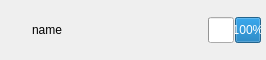
<?xml version="1.0" encoding="UTF-8"?>
<ui version="4.0">
 <class>itemWidget</class>
 <widget class="QWidget" name="itemWidget">
  <property name="geometry">
   <rect>
    <x>0</x>
    <y>0</y>
    <width>266</width>
    <height>60</height>
   </rect>
  </property>
  <property name="sizePolicy">
   <sizepolicy hsizetype="Minimum" vsizetype="Preferred">
    <horstretch>0</horstretch>
    <verstretch>0</verstretch>
   </sizepolicy>
  </property>
  <property name="minimumSize">
   <size>
    <width>150</width>
    <height>36</height>
   </size>
  </property>
  <property name="maximumSize">
   <size>
    <width>1065</width>
    <height>16777215</height>
   </size>
  </property>
  <property name="windowTitle">
   <string>file item</string>
  </property>
  <layout class="QVBoxLayout" name="verticalLayout">
   <property name="spacing">
    <number>0</number>
   </property>
   <property name="leftMargin">
    <number>0</number>
   </property>
   <property name="topMargin">
    <number>0</number>
   </property>
   <property name="rightMargin">
    <number>0</number>
   </property>
   <property name="bottomMargin">
    <number>0</number>
   </property>
   <item>
    <widget class="QWidget" name="widget" native="true">
     <property name="sizePolicy">
      <sizepolicy hsizetype="Preferred" vsizetype="Expanding">
       <horstretch>0</horstretch>
       <verstretch>0</verstretch>
      </sizepolicy>
     </property>
     <property name="minimumSize">
      <size>
       <width>0</width>
       <height>0</height>
      </size>
     </property>
     <layout class="QHBoxLayout" name="horizontalLayout">
      <property name="spacing">
       <number>1</number>
      </property>
      <property name="leftMargin">
       <number>5</number>
      </property>
      <property name="topMargin">
       <number>0</number>
      </property>
      <property name="rightMargin">
       <number>5</number>
      </property>
      <property name="bottomMargin">
       <number>0</number>
      </property>
      <item>
       <widget class="IconWidget" name="niiStateIcon">
        <property name="sizePolicy">
         <sizepolicy hsizetype="Fixed" vsizetype="Fixed">
          <horstretch>0</horstretch>
          <verstretch>0</verstretch>
         </sizepolicy>
        </property>
        <property name="minimumSize">
         <size>
          <width>20</width>
          <height>20</height>
         </size>
        </property>
        <property name="maximumSize">
         <size>
          <width>20</width>
          <height>20</height>
         </size>
        </property>
       </widget>
      </item>
      <item>
       <widget class="QWidget" name="widget_2" native="true">
        <property name="sizePolicy">
         <sizepolicy hsizetype="Minimum" vsizetype="Preferred">
          <horstretch>0</horstretch>
          <verstretch>0</verstretch>
         </sizepolicy>
        </property>
        <property name="minimumSize">
         <size>
          <width>5</width>
          <height>0</height>
         </size>
        </property>
        <property name="maximumSize">
         <size>
          <width>5</width>
          <height>16777215</height>
         </size>
        </property>
       </widget>
      </item>
      <item>
       <widget class="BodyLabel" name="nameLabel">
        <property name="text">
         <string>name</string>
        </property>
        <property name="wordWrap">
         <bool>true</bool>
        </property>
       </widget>
      </item>
      <item>
       <spacer name="horizontalSpacer">
        <property name="orientation">
         <enum>Qt::Horizontal</enum>
        </property>
        <property name="sizeHint" stdset="0">
         <size>
          <width>40</width>
          <height>20</height>
         </size>
        </property>
       </spacer>
      </item>
      <item>
       <widget class="IndeterminateProgressRing" name="loadingRing">
        <property name="minimumSize">
         <size>
          <width>26</width>
          <height>26</height>
         </size>
        </property>
        <property name="maximumSize">
         <size>
          <width>26</width>
          <height>26</height>
         </size>
        </property>
        <property name="strokeWidth">
         <number>3</number>
        </property>
       </widget>
      </item>
      <item>
       <widget class="ProgressRing" name="loadedRing">
        <property name="minimumSize">
         <size>
          <width>26</width>
          <height>26</height>
         </size>
        </property>
        <property name="maximumSize">
         <size>
          <width>26</width>
          <height>26</height>
         </size>
        </property>
        <property name="value">
         <number>100</number>
        </property>
        <property name="strokeWidth">
         <number>3</number>
        </property>
       </widget>
      </item>
     </layout>
    </widget>
   </item>
   <item>
    <widget class="HorizontalSeparator" name="HorizontalSeparator"/>
   </item>
  </layout>
 </widget>
 <customwidgets>
  <customwidget>
   <class>IconWidget</class>
   <extends>QWidget</extends>
   <header>qfluentwidgets</header>
  </customwidget>
  <customwidget>
   <class>HorizontalSeparator</class>
   <extends>QWidget</extends>
   <header>qfluentwidgets</header>
  </customwidget>
  <customwidget>
   <class>BodyLabel</class>
   <extends>QLabel</extends>
   <header>qfluentwidgets</header>
  </customwidget>
  <customwidget>
   <class>ProgressBar</class>
   <extends>QProgressBar</extends>
   <header>qfluentwidgets</header>
  </customwidget>
  <customwidget>
   <class>ProgressRing</class>
   <extends>ProgressBar</extends>
   <header>qfluentwidgets</header>
  </customwidget>
  <customwidget>
   <class>IndeterminateProgressRing</class>
   <extends>QProgressBar</extends>
   <header>qfluentwidgets</header>
  </customwidget>
 </customwidgets>
 <resources/>
 <connections/>
</ui>
